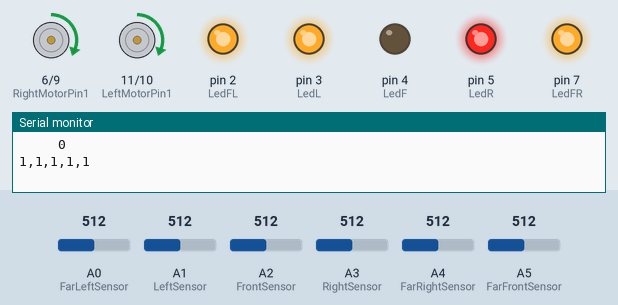
This sketch was run on a simulated Arduino Uno, built with avr-gcc and run on an emulated ATmega328P. Shown: motor-driver pin pairs drawn as motors (green arrow = first pin HIGH = forward, orange = second pin HIGH = backward, longer = more drive), output pins drawn as LEDs (lit = HIGH), the last lines printed to the serial monitor. The inputs (shaded band) are chosen by the test bench; at power-on: A0 (FarLeftSensor) = 512, A4 (FarRightSensor) = 512, A1 (LeftSensor) = 512, A2 (FrontSensor) = 512, A3 (RightSensor) = 512, A5 (FarFrontSensor) = 512.

Above: at 1.2 s.
1.3 s: A0 (FarLeftSensor) set to 317
At 1.7 s:
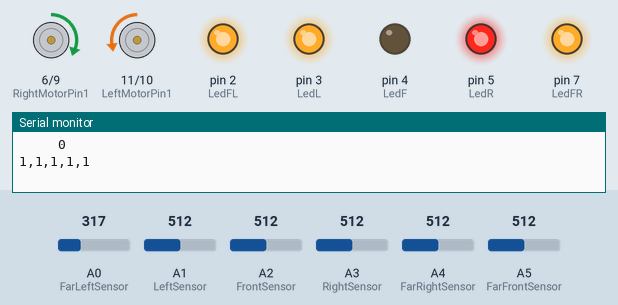
4.3 s: A0 (FarLeftSensor) set to 283
At 5.08 s:
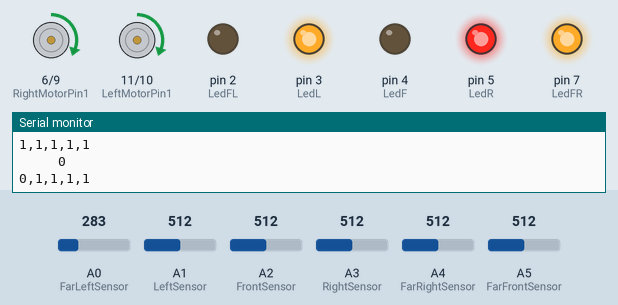
7.3 s: A4 (FarRightSensor) set to 313
10.3 s: A4 (FarRightSensor) set to 286
At 11.3 s:
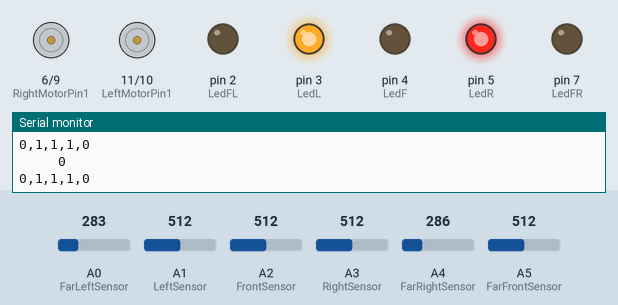
11.9 s: A1 (LeftSensor) set to 309
13.4 s: A1 (LeftSensor) set to 284
At 14.1 s:
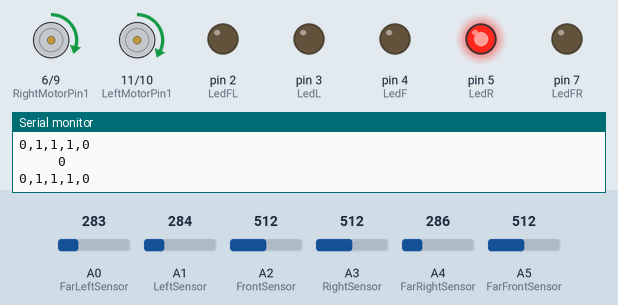
Timing chart, 0 to 17.4 s (numbered marks = the images above; inputs shaded):
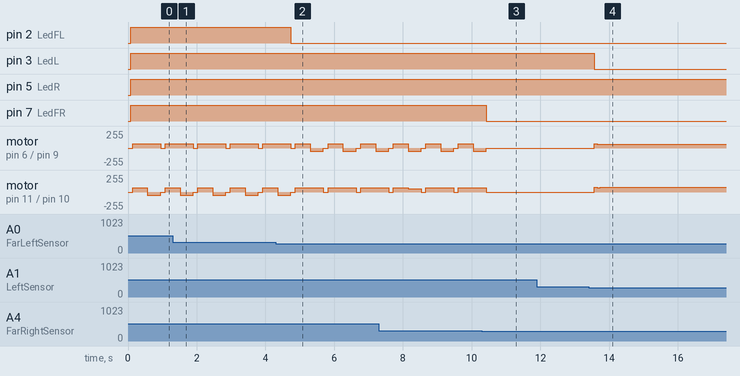

Measured:
- the behaviour switches between 301 and 300 on A0 (FarLeftSensor) (found by bisection; images 1 and 2)
- the behaviour switches between 301 and 300 on A4 (FarRightSensor) (found by bisection; images 2 and 3)
- the behaviour switches between 301 and 300 on A1 (LeftSensor) (found by bisection; images 3 and 4)
- after the input at 4.3 s, pin 2 (LedFL): HIGH → LOW after 0.44 s
- after the input at 10.3 s, pin 7 (LedFR): HIGH → LOW after 0.13 s; motor on pin 6 (RightMotorPin1) / pin 9 (RightMotorPin2), motor on pin 11 (LeftMotorPin1) / pin 10 (LeftMotorPin2): goes on until 10.4 s, then stays stopped
- after the input at 13.4 s, pin 3 (LedL): HIGH → LOW after 0.17 s
- by itself, motor on pin 6 (RightMotorPin1) / pin 9 (RightMotorPin2): repeats every 0.95 s: forward 63/255 0.43 s, backward 51/255 0.38 s, stopped 0.13 s

The sketch:

MazeSolver.ino
```cpp
#define Inverse 0                       //This is for adjusting with course 1 if running on Black Tack 0 if running on White Track
#define Active !Inverse                 //Accoring to Track sense of active stutus also vary means for black track 0 means Active (or track detacted) and for White track 1 means active
#define FarLeftSensor A0                //Pin for left most Sensor
#define LeftSensor A1                   //Pin for left sensor
#define FrontSensor A2                  //Pin for front sensor
#define FarFrontSensor A5               //pin no for one sensor which is 3cm away from front sensor   ///leave sensor
#define RightSensor A3                  //pin for right sensor
#define FarRightSensor A4               //pin for right most sensor
#define Speed 25                      // Max Speed of motor in terms of percentage // don't increase it over(50) otherwise change move function else call sahil
#define MaxDutyCycle (Speed*  255)/100    // Corressponding DutyCycle according to Max Speed
#define LeftMotorPin1 11                //PWM pin for Left motor pin
#define LeftMotorPin2 10                //pin second for Left motor
#define RightMotorPin1 6               //PWM pin for Right motor pin
#define RightMotorPin2 9                //second Pin for Rigth motor
#define Threshold 300                   //treshold value for sensor
#define LearningRate 0.01               // It is for backpropogration
#define LedFL  2
#define LedL  3
#define LedF  4
#define LedR  5
#define LedFR 7
#define DelayPerDegree 3.25f            //we need to find how much delay is required to turn 1 degree
char DirectionArray[100];               //an array to store turns for each junction
int ArraySize=0;                        //It store the number of direction stored
////////////////////////////////////////  /////////////
//variables to store to sensor array input value;
///////////////////////////////////////////////////
int FL;
int L;
int F;
int FF;
int R;
int FR;
//variables for PID algorithm
//it will be modify using backpropagation
float Kp=5 ;                               //constant for proportional (current error)
float Ki=Kp/65;                              //constant for integral     (Sum of error over time)
float Kd=1.25*Kp;                               //constant for differential (current error -previous error)
float PreviousError=0;                     //a variable to store previous error set to zero
float Integral=0;                          //a variable to store the sum of all error
//float streeing=0;                          //a variable to store streeing value corresponding to error

//////////////////////////////////////////////////////////////
//Checking if we are on function or terminal
//return 1 if so
//else return 0
////////////////////////////////////////////////////////////
//char LastDirection;
bool IsNode()
{
    int TotalActiveSensor=FL+L+F+R+FR;
    if(TotalActiveSensor>=3 or TotalActiveSensor==0)
      return 1;
    else return 0;
}


////////////////////////////////////////////////////////////
//Taking input from sensor now using Threshold we assign
//1 if a track is below sensor
//0 if a track is not below sensor
//Active is 0 1 depending on track type as defined in pre processor directive
/////////////////////////////////////////////////////////////
void StoreInput()
{
  FL=L=F=FF=R=FR=0;
  //taking average over n input
  const int n=50;
  for(int i=0;i<n;i++)
  {
      FL  +=(analogRead(FarLeftSensor)>Threshold)?Active:!Active;
      L   +=(analogRead(LeftSensor)>Threshold)?Active:!Active;
      F   +=(analogRead(FrontSensor)>Threshold)?Active:!Active;
      FF  +=(analogRead(FarFrontSensor)>Threshold)?!Active:Active;
      R   +=(analogRead(RightSensor)>Threshold)?Active:!Active;
      FR  +=(analogRead(FarRightSensor)>Threshold)?Active:!Active;
      delay(1);//it is required
  }
  //converting it to 0 to 1
  if(FL>n/2)FL=1;
  else FL=0;
  if(L>n/2)L=1;
  else L=0;
  if(F>n/2)F=1;
  else F=0;
  if(FF>n/2)FF=1;
  else FF=0;
  if(R>n/2)R=1;
  else R=0;
  if(FR>n/2)FR=1;
  else FR=0;
}
void UpdateLed()
{
  digitalWrite(LedFL,FL);
  digitalWrite(LedL,L);
  digitalWrite(LedF,FF);
  digitalWrite(LedR,R);
  digitalWrite(LedFR,FR);
}

float CalculateError()
{
  if(FL+L+F+R+FR)
      return (float)(6.f*FL+3.f*L+0.f*F-3.f*R-6.f*FR)/(float)(FR+R+F+L+FL);
  else return PreviousError;
}


/////////////////////////////////////////////////////////////////////////////
//Calculating Streeing value using Pid
////////////////////////////////////////////////////////////////////////////
float CalculateStreeing()
{
  float error=CalculateError();
  Integral+=error;
  float streeing=-(Kp*error+Ki*Integral+Kd*(error-PreviousError));
  PreviousError=error;
  //make sure streeing is in range -100 to 100
  if(streeing<-100)streeing=-100;
  else if(streeing>100)streeing=100;
  return streeing;
}
//////////////////////////////////////////////////////////////////
//Moving Bot according to Streeing value(-100,100)
//////////////////////////////////////////////////////////////////
void Move()
{
  float streeing=CalculateStreeing();
  //PMW is kind of maximum of Duty cycle ;
  int DutyCycle=(streeing*MaxDutyCycle)/100;
  if(DutyCycle>0)
  {
    analogWrite(RightMotorPin1,MaxDutyCycle-DutyCycle);             //slowing down right motor to turn right
    analogWrite(LeftMotorPin1,MaxDutyCycle+DutyCycle);                        //reseting left motor to max speed
  }
  else
  {
    //Duty Cycle is negative so we are subtracting
    analogWrite (LeftMotorPin1,MaxDutyCycle+DutyCycle);             //slowing down left motor to turn left
    analogWrite(RightMotorPin1,MaxDutyCycle-DutyCycle);                       //reseting right motor to max speed
  }
  //by default it is zero in case any other function change its value so to ensure that it remain zero
  analogWrite(RightMotorPin2,0);                                  //defining ground pin for right motor
  analogWrite(LeftMotorPin2,0);                                   //defining ground pin for left motor
//  UpdateLed();
}

void DisplayConstants()
{

  Serial.print("     ");
//  Serial.println(analogRead(FarFrontSensor));
  Serial.println(FF);
  Serial.print(FL);
  Serial.print(',');
  Serial.print(L);
  Serial.print(',');
  Serial.print(F);
  Serial.print(',');
  Serial.print(R);
  Serial.print(',');
  Serial.print(FR);
  Serial.print('\n');
//  delay(500);
//  Serial.print("     ");
//  Serial.println(an
//  Serial.print(analogRead(FarLeftSensor));
//  Serial.print(',');
//  Serial.print(analogRead(LeftSensor));
//  Serial.print(',');
//  Serial.print(analogRead(FrontSensor));
//  Serial.print(',');
//  Serial.print(analogRead(RightSensor));
//  Serial.print(',');
//  Serial.print(analogRead(FarRightSensor));
//  Serial.print('\n');
}
int EndPoint=0;
bool MoveTillJunctionEnd()
{

    analogWrite(RightMotorPin1,MaxDutyCycle);             //slowing down right motor to turn right
    analogWrite(LeftMotorPin1,MaxDutyCycle);
    delay(350);
    StoreInput();
    if(FL+L+FF+F+R+FL==6)
    {
      EndPoint=1;
      analogWrite(RightMotorPin1,0);                                  //defining ground pin1 for right motor
      analogWrite(LeftMotorPin1,0);                                   //defining ground pin1 for left motor
      analogWrite(RightMotorPin2,0);                                  //defining ground pin2 for right motor
      analogWrite(LeftMotorPin2,0);
      return false;
    }
    analogWrite(RightMotorPin1,0);                                  //defining ground pin1 for right motor
    analogWrite(LeftMotorPin1,0);                                   //defining ground pin1 for left motor
    analogWrite(RightMotorPin2,0);                                  //defining ground pin2 for right motor
    analogWrite(LeftMotorPin2,0);
    return true;

}

int DryRun=1;

#define TurningTime 300
void JunctionDealerInDryRun  ()
{
    analogWrite(RightMotorPin1,0);                                  //defining ground pin1 for right motor
    analogWrite(LeftMotorPin1,0);                                   //defining ground pin1 for left motor
    analogWrite(RightMotorPin2,0);                                  //defining ground pin2 for right motor
    analogWrite(LeftMotorPin2,0);
    delay(50);
//    delay(5000);
//    Integral=0;
    float turningSpeed    =20 ;
    float TurningDutyCycle=turningSpeed*255/100;
    float reducingFactor  =35  ;
    if(FL==1)
    {
        if(!MoveTillJunctionEnd())return ;
        analogWrite (LeftMotorPin2,TurningDutyCycle);                   //reversing sense of rotation in left motor to turn left
        analogWrite (RightMotorPin1,TurningDutyCycle);
        delay(TurningTime);
        float reduct=0;
        do
        {
            StoreInput();
            analogWrite(LeftMotorPin2,TurningDutyCycle-reduct);                                   //defining ground pin1 for left motor
            analogWrite(RightMotorPin1,TurningDutyCycle-reduct);
            reduct+=TurningDutyCycle/reducingFactor;
        }while(!(F));
        DirectionArray[ArraySize++]='L';
    }
    else if(FF==1)
    {
       if(!MoveTillJunctionEnd())return ;
       DirectionArray[ArraySize++]='F';

    }
    else if(FR==1)
    {
        if(!MoveTillJunctionEnd())return ;
        analogWrite (LeftMotorPin1,TurningDutyCycle);                   //reversing sense of rotation in left motor to turn left
        analogWrite (RightMotorPin2,TurningDutyCycle);
        delay(TurningTime);
        float reduct=0;
        do
        {
            StoreInput();
            analogWrite(LeftMotorPin1,TurningDutyCycle-reduct);                                   //defining ground pin1 for left motor
            analogWrite(RightMotorPin2,TurningDutyCycle-reduct);
            reduct+=TurningDutyCycle/reducingFactor;
        }while(!(F));

       DirectionArray[ArraySize++]='R';
    }
    else if(!(FL+L+F+R+FR))
    {
//        turningSpeed =0.75;
        if(!MoveTillJunctionEnd())return ;
        turningSpeed    =25;
        TurningDutyCycle=turningSpeed*255/100;
        reducingFactor=31;
        if(PreviousError<=0)
        {//defining ground pin1 for right motor
            analogWrite (LeftMotorPin1,TurningDutyCycle);                   //reversing sense of rotation in left motor to turn left
            analogWrite (RightMotorPin2,TurningDutyCycle);
            float reduct=0;
            do
            {
                StoreInput();
                analogWrite(LeftMotorPin1,TurningDutyCycle-reduct);                                   //defining ground pin1 for left motor
                analogWrite(RightMotorPin2,TurningDutyCycle-reduct);
                reduct+=TurningDutyCycle/reducingFactor;
            }while(!(F));
        }
        else
        {
            analogWrite (LeftMotorPin2,TurningDutyCycle);                   //reversing sense of rotation in left motor to turn left
            analogWrite (RightMotorPin1,TurningDutyCycle);
            float reduct=0;
            do
            {
                StoreInput();
                analogWrite(LeftMotorPin2,TurningDutyCycle-reduct);                                   //defining ground pin1 for left motor
                analogWrite(RightMotorPin1,TurningDutyCycle-reduct);
                reduct+=TurningDutyCycle/reducingFactor;
            }while(!(F ));
        }

    }
    analogWrite(RightMotorPin1,0);                                  //defining ground pin1 for right motor
    analogWrite(LeftMotorPin1,0);                                   //defining ground pin1 for left motor
    analogWrite(RightMotorPin2,0);                                  //defining ground pin2 for right motor
    analogWrite(LeftMotorPin2,0);
    UpdateLed();
//    delay( 5000);
}


int JunctionCrossed=0;//Number of junction crossed in active run or in other word store the pos of array in which we have to move in next junction
void JunctionDealerInActiveRun ()
{
   char ch=DirectionArray[JunctionCrossed++];
   if(ch=='L')
   {
     for(int i=0;i<TurningTime;i++)
     {
//          StoreInput();
          //considering only left part of junction ,for that turning off sensor value of FR and FF
          FF=FR=R=0;
          L=FL=1;
          CalculateStreeing();
          Move();
     }
   }
   if(ch=='R')
   {
      for(int i=0;i<TurningTime;i++)
     {
          StoreInput();
          //considering only right part of junction ,for that turning off sensor value of FL and FF
          FF=FL=L=0;
          CalculateStreeing();
          Move();
     }
   }
   if(ch=='F')
   {
      for(int i=0;i<TurningTime;i++)
     {
          StoreInput();
          //considering only Foeward part of junction ,for that turning off sensor value of FL and FR
          FL=FR=0;
          CalculateStreeing();
          Move();
     }
   }
}
void RemoveUTurns()
{
  String TmpStr=DirectionArray;
  //til any 'U' is left in string
  while(TmpStr.indexOf('U')!=-1)
  {
    TmpStr.replace("LULULUL","U");
    TmpStr.replace("FULUL","U");
    TmpStr.replace("LUFUL","U");
    TmpStr.replace("LUFUF","U");
    TmpStr.replace("LUR","U");
    TmpStr.replace("RUL","U");
    TmpStr.replace("LUL","F");
    TmpStr.replace("LULUL","R");
    TmpStr.replace("FUL","R");
    TmpStr.replace("LUF","R");
  }
  ArraySize=TmpStr.length();
  //storing the data from temp string to DirecctionArray;
  for(int i=0;i<ArraySize;i++)
  {
    DirectionArray[i]=TmpStr[i];
  }
}
void setup() {
    Serial.begin(9600);
    pinMode(FarLeftSensor,INPUT);
    pinMode(LeftSensor,INPUT);
    pinMode(FrontSensor,INPUT);
    pinMode(FarFrontSensor,INPUT);
    pinMode(RightSensor,INPUT);
    pinMode(FarRightSensor,INPUT);
    pinMode(LeftMotorPin1,OUTPUT);
    pinMode(LeftMotorPin2,OUTPUT);
    pinMode(RightMotorPin1,OUTPUT);
    pinMode(RightMotorPin2,OUTPUT);
    pinMode(LedFL,OUTPUT);
    pinMode(LedL,OUTPUT);
    pinMode(LedF,OUTPUT);
    pinMode(LedR,OUTPUT);
    pinMode(LedFR,OUTPUT);

}
void loop() {
  if(EndPoint==0)
  {
      StoreInput();
      UpdateLed();
      if(!IsNode())
      {
        Move();
      }
      else
      {
        if(DryRun)JunctionDealerInDryRun();
        else JunctionDealerInActiveRun();
        DisplayConstants();
      }
  }
  else
  {
      StoreInput();
      UpdateLed();
      delay(500);
      FL=L=FF=R=FR=0;
      UpdateLed();

  }
//    DisplayConstants();
}
```
